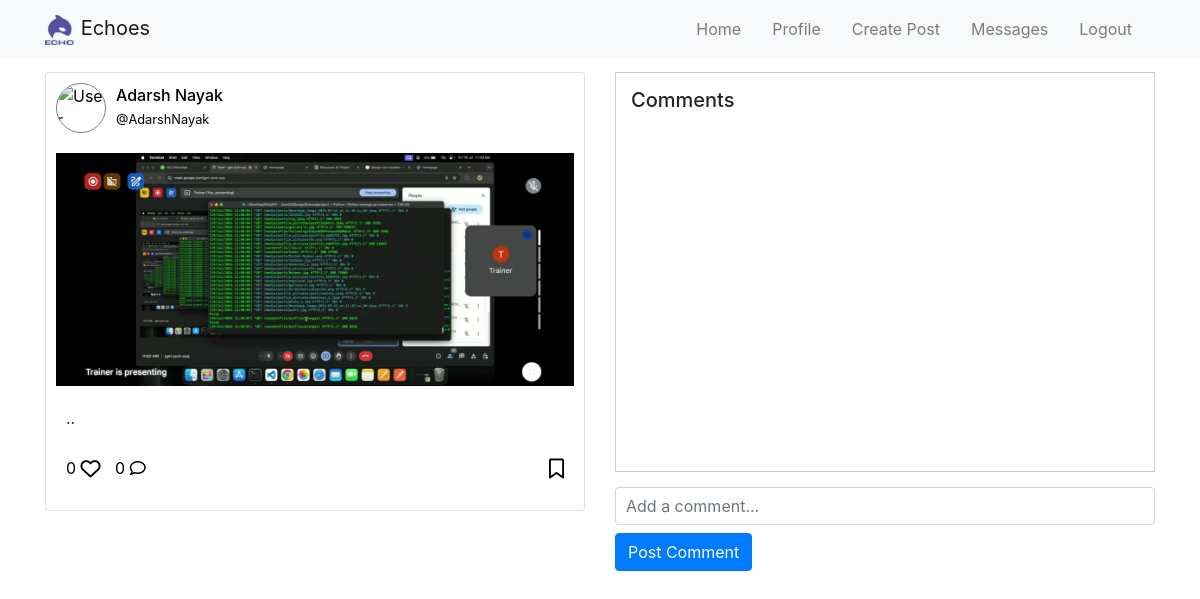
/posts/view-post/19/ (signed in), run on an earlier commit of the app's database.
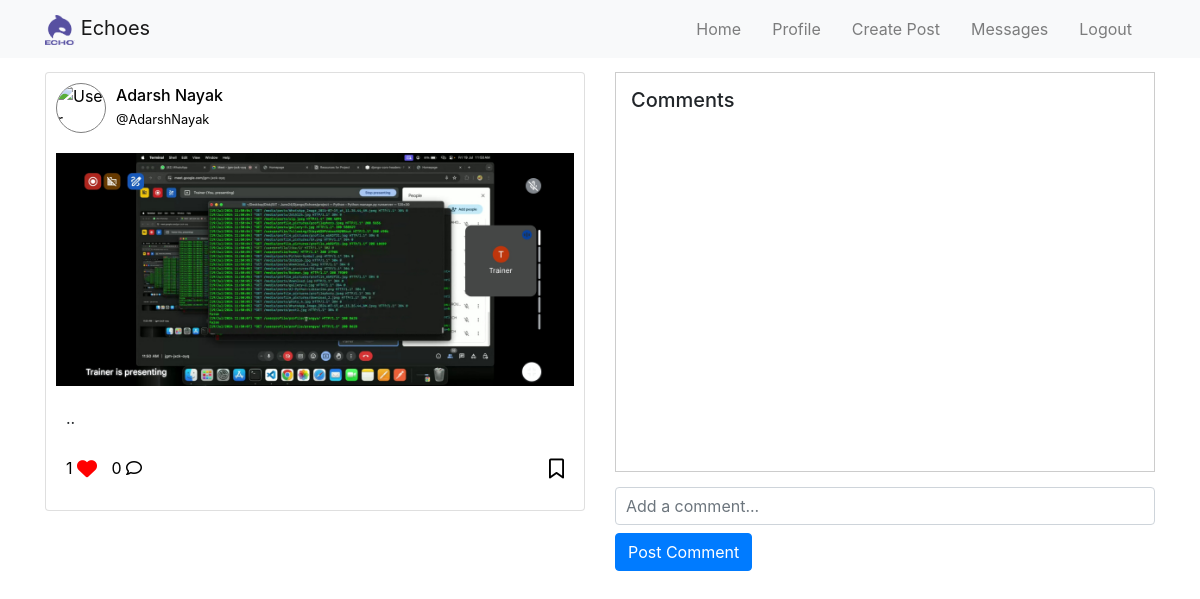
And on a later commit of the database.
### posts/models.py (models this page shows)
class PostModel(models.Model):
    user = models.ForeignKey(get_user_model(), on_delete=models.CASCADE, related_name="PostModel_user",null=True)
    post = models.ImageField(upload_to="posts/", blank=True, null=True)
    caption = models.TextField(null=True, blank=True)
    likes = models.ManyToManyField(get_user_model(), related_name="PostModel_likes", blank=True)
    comments = models.ManyToManyField(CommentModel, related_name="PostModel_comments", blank=True)
    updated_at = models.DateTimeField(auto_now=True)
    created_at = models.DateTimeField(auto_now_add=True, editable=False)

### posts/views.py (the view)
# urls.py: path('view-post/<int:id>/',view_post,name='view_post'),
def view_post(request,id):
    post_instance = PostModel.objects.get(id=id)
    if request.method == 'POST':
        comment_instance = CommentModel.objects.create(user=request.user, comment=request.POST.get('comment'))
        post_instance.comments.add(comment_instance)
        post_instance.save()
        redirect('view_post',id)
    return render(request, 'view_post.html', context={"request":request,"user":request.user,"post":post_instance})

### userprofile/models.py (called while the page is built)
    def has_profile_pic(self):
        return bool(self.profile_picture and hasattr(self.profile_picture,'url'))

### userprofile/templatetags/custom_tags.py (called while the page is built)
@register.filter
def is_liked(obj,user):
    return obj.likes.all().filter(username=user.username).exists()

@register.filter
def is_saved(obj,user):
    return user.SavedPostModel_user.posts.all().filter(id=obj.id).exists()

### posts/templates/view_post.html (shortened to what this page needs)
{% extends "base.html" %}
{% block body %}
{% include "navbar.html" %}
{% load custom_tags%}
<div class="container mt-5 pt-4">
    <div class="row">
        <div class="col-md-6">
            <div class="card">
                <div class="post-header" style="padding: 10px 10px 0px 10px;">
                    <a href="{% url 'profile_view' post.user.username %}" class="anchor">
                    <div class="user-info">
                        {% if post.user.UserProfileModel_user.has_profile_pic %}
                        <img src="{{post.user.UserProfileModel_user.profile_picture.url}}" style="border:1px solid grey;"  alt="User Profile">
                        {%else%}
                        <img src="https://upload.wikimedia.org/wikipedia/commons/a/ac/Default_pfp.jpg" style="border:1px solid grey;" alt="User Profile">
                        {% endif %}
                        <div>
                            <h6 class="mt-0 mb-0">{{post.user.first_name}} {{post.user.last_name}}</h6>
                            <small>@{{post.user.username}}</small>
                        </div>
                    </div></a>
                </div>
                <img src="{{post.post.url}}" style="padding: 0px 10px;" class="card-img-top post-img" alt="Post Image">
                <div class="card-body">
                    <p class="card-text">{{post.caption}}</p>
                    <div class="post-actions">
                        <a href="{% url 'post_like_view' post.id %}" class="like-btn anchor">{{post.likes.all.count}}
                            {% if post|is_liked:request.user %}
                            <i class="fa fa-heart fa-lg" aria-hidden="true" style="color: red;"></i>
                            {% else %}
                            <i class="fa fa-heart-o fa-lg" aria-hidden="true"></i>
                            {% endif %}
                        </a>
                        <a href="{% url 'view_post' post.id %}" class="comment-btn anchor" style="padding-left: 10px;">{{post.comments.all.count}} <i class="fa fa-comment-o" aria-hidden="true"></i></i></a>
                        <a href="{% url 'post_save_view' post.id %}" class="save-btn anchor" style="float: inline-end;">
                            {% if post|is_saved:request.user %}
                            <i class="fa fa-bookmark fa-lg" aria-hidden="true" style="color: black;"></i>
                            {% else %}
                            <i class="fa fa-bookmark-o fa-lg" aria-hidden="true"></i>
                            {% endif %}
                        </a>
                    </div>
                </div>
            </div>
        </div>
        <div class="col-md-6">
            <div class="comment-section">
                <h5>Comments</h5>
            </div>
            <form method="post">
            <input type="text" class="form-control comment-input" placeholder="Add a comment..." name="comment">
            <button class="btn btn-primary mt-2" type="submit">Post Comment</button>
        </form>
        </div>
    </div>
</div>
{% endblock %}

### userprofile/templates/base.html (shortened to what this page needs)
<!DOCTYPE html>
<html lang="en">
<head>
    <link href="https://maxcdn.bootstrapcdn.com/bootstrap/4.5.2/css/bootstrap.min.css" rel="stylesheet">
</head>
<body>
    {% block body %}{% endblock %}
</body>
</html>

### userprofile/templates/navbar.html (shortened to what this page needs)
<nav class="navbar navbar-expand-lg navbar-light bg-light fixed-top">
    <div class="container">
        <a class="navbar-brand" href="{% url 'home_view' %}">
            <img src="/media/logo.png" alt="Logo"> Echoes
        </a>
        <div class="collapse navbar-collapse" id="navbarNav">
            <ul class="navbar-nav ml-auto">
                <li class="navbar-item">
                    <a class="nav-link" href="{% url 'home_view' %}">Home</a>
                </li>
                <li class="navbar-item">
                    <a class="nav-link" href="{% url 'profile_view' request.user.username %}">Profile</a>
                </li>
                <li class="navbar-item">
                    <a class="nav-link" href="{% url 'create_post_view' %}">Create Post</a>
                </li>
                <li class="navbar-item">
                    <a class="nav-link" href="{% url 'message_view' %}">Messages</a>
                </li>
                <li class="navbar-item">
                    <a class="nav-link" href="{% url 'logout_view' %}">Logout</a>
                </li>
            </ul>
        </div>
    </div>
</nav>

### userprofile/templates/styles.html (style rules this page uses)
.navbar-brand img { width: 30px; height: 30px; }
.navbar-item { margin-right: 15px; }
.post-img { width: 100%; height: auto; }
.post-actions { padding: 10px 0; }
.comment-section { height: 400px; overflow-y: scroll; border: 1px solid #ccc; padding: 15px; }
.comment-input { width: 100%; padding: 10px; margin-top: 15px; }
.anchor { text-decoration: none; color: black; }
.post-header { display: flex; align-items: center; margin-bottom: 20px; }
.user-info { display: flex; align-items: center; }
.user-info img { border-radius: 50%; width: 50px; height: 50px; margin-right: 10px; }

What changed in the data, as far as the page shows it:
changed PostModel "Adarsh": likes.all.count "0" → "1"
